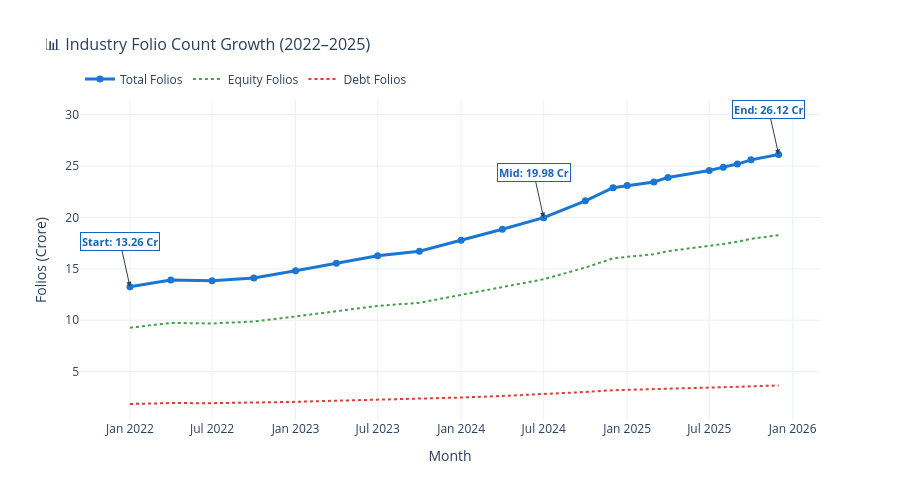

Notebook code cell kept with this figure:
### Markdown cell above
---
## 📊 Chart 7 — Industry Folio Count Growth
Line chart from 13.26 Cr (Jan 2022) to 26.12 Cr (Dec 2025) with key milestones.

### Code cell
fig = go.Figure()
fig.add_trace(go.Scatter(x=folio['month'], y=folio['total_folios_crore'],
    mode='lines+markers', name='Total Folios',
    line=dict(color='#1976D2', width=3), marker=dict(size=7)))
fig.add_trace(go.Scatter(x=folio['month'], y=folio['equity_folios_crore'],
    mode='lines', name='Equity Folios',
    line=dict(color='#43A047', width=2, dash='dot')))
fig.add_trace(go.Scatter(x=folio['month'], y=folio['debt_folios_crore'],
    mode='lines', name='Debt Folios',
    line=dict(color='#E53935', width=2, dash='dot')))

start_val = folio['total_folios_crore'].iloc[0]
end_val   = folio['total_folios_crore'].iloc[-1]
mid_idx   = len(folio) // 2
for m, v, label in [
    (folio['month'].iloc[0],    start_val, f'Start: {start_val:.2f} Cr'),
    (folio['month'].iloc[mid_idx], folio['total_folios_crore'].iloc[mid_idx],
     f'Mid: {folio["total_folios_crore"].iloc[mid_idx]:.2f} Cr'),
    (folio['month'].iloc[-1],   end_val,   f'End: {end_val:.2f} Cr'),
]:
    fig.add_annotation(x=m, y=v, text=f'<b>{label}</b>',
                       showarrow=True, arrowhead=2,
                       font=dict(size=11, color='#1565C0'),
                       bgcolor='white', bordercolor='#1565C0', borderwidth=1, ay=-45)
fig.update_layout(title='📊 Industry Folio Count Growth (2022–2025)',
                  xaxis_title='Month', yaxis_title='Folios (Crore)',
                  template='plotly_white', height=500, title_font_size=16,
                  legend=dict(orientation='h', yanchor='bottom', y=1.02))
fig.write_image('reports/chart_07_folio_growth.png', width=1400, height=500, scale=1.5)
fig.show()
print("✅ Saved → reports/chart_07_folio_growth.png")

### Figure 1 — Plotly figure (JSON) as saved in the notebook; plotly's stock layout.template omitted (floating-point values rounded to 4 significant figures)
{"data": [{"line": {"color": "#1976D2", "width": 3}, "marker": {"size": 7}, "mode": "lines+markers", "name": "Total Folios", "type": "scatter", "x": ["2022-01-01", "2022-04-01", "2022-07-01", "2022-10-01", "2023-01-01", "2023-04-01", "2023-07-01", "2023-10-01", "2024-01-01", "2024-04-01", "2024-07-01", "2024-10-01", "2024-12-01", "2025-01-01", "2025-03-01", "2025-04-01", "2025-07-01", "2025-08-01", "2025-09-01", "2025-10-01", "2025-12-01"], "y": [13.26, 13.91, 13.85, 14.12, 14.81, 15.54, 16.28, 16.72, 17.78, 18.85, 19.98, 21.62, 22.89, 23.1, 23.45, 23.89, 24.57, 24.89, 25.19, 25.6, 26.12]}, {"line": {"color": "#43A047", "dash": "dot", "width": 2}, "mode": "lines", "name": "Equity Folios", "type": "scatter", "x": ["2022-01-01", "2022-04-01", "2022-07-01", "2022-10-01", "2023-01-01", "2023-04-01", "2023-07-01", "2023-10-01", "2024-01-01", "2024-04-01", "2024-07-01", "2024-10-01", "2024-12-01", "2025-01-01", "2025-03-01", "2025-04-01", "2025-07-01", "2025-08-01", "2025-09-01", "2025-10-01", "2025-12-01"], "y": [9.28, 9.74, 9.69, 9.88, 10.37, 10.88, 11.4, 11.7, 12.45, 13.2, 13.99, 15.13, 16.02, 16.17, 16.42, 16.72, 17.2, 17.42, 17.63, 17.92, 18.28]}, {"line": {"color": "#E53935", "dash": "dot", "width": 2}, "mode": "lines", "name": "Debt Folios", "type": "scatter", "x": ["2022-01-01", "2022-04-01", "2022-07-01", "2022-10-01", "2023-01-01", "2023-04-01", "2023-07-01", "2023-10-01", "2024-01-01", "2024-04-01", "2024-07-01", "2024-10-01", "2024-12-01", "2025-01-01", "2025-03-01", "2025-04-01", "2025-07-01", "2025-08-01", "2025-09-01", "2025-10-01", "2025-12-01"], "y": [1.86, 1.95, 1.94, 1.98, 2.07, 2.18, 2.28, 2.34, 2.49, 2.64, 2.8, 3.03, 3.2, 3.23, 3.28, 3.34, 3.44, 3.48, 3.53, 3.58, 3.66]}], "layout": {"annotations": [{"arrowhead": 2, "ay": -45, "bgcolor": "white", "bordercolor": "#1565C0", "borderwidth": 1, "font": {"color": "#1565C0", "size": 11}, "showarrow": true, "text": "<b>Start: 13.26 Cr</b>", "x": "2022-01-01", "y": 13.26}, {"arrowhead": 2, "ay": -45, "bgcolor": "white", "bordercolor": "#1565C0", "borderwidth": 1, "font": {"color": "#1565C0", "size": 11}, "showarrow": true, "text": "<b>Mid: 19.98 Cr</b>", "x": "2024-07-01", "y": 19.98}, {"arrowhead": 2, "ay": -45, "bgcolor": "white", "bordercolor": "#1565C0", "borderwidth": 1, "font": {"color": "#1565C0", "size": 11}, "showarrow": true, "text": "<b>End: 26.12 Cr</b>", "x": "2025-12-01", "y": 26.12}], "height": 500, "legend": {"orientation": "h", "y": 1.02, "yanchor": "bottom"}, "title": {"font": {"size": 16}, "text": "📊 Industry Folio Count Growth (2022–2025)"}, "xaxis": {"title": {"text": "Month"}}, "yaxis": {"title": {"text": "Folios (Crore)"}}}}
